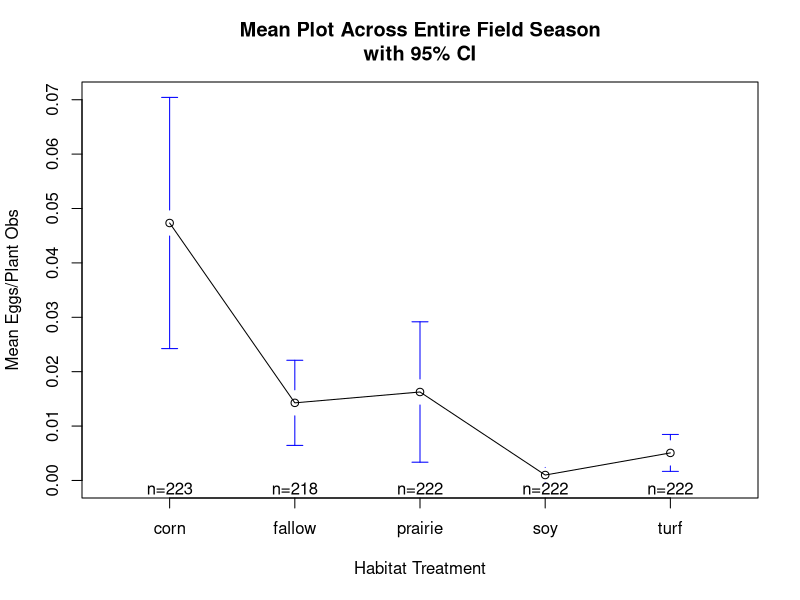
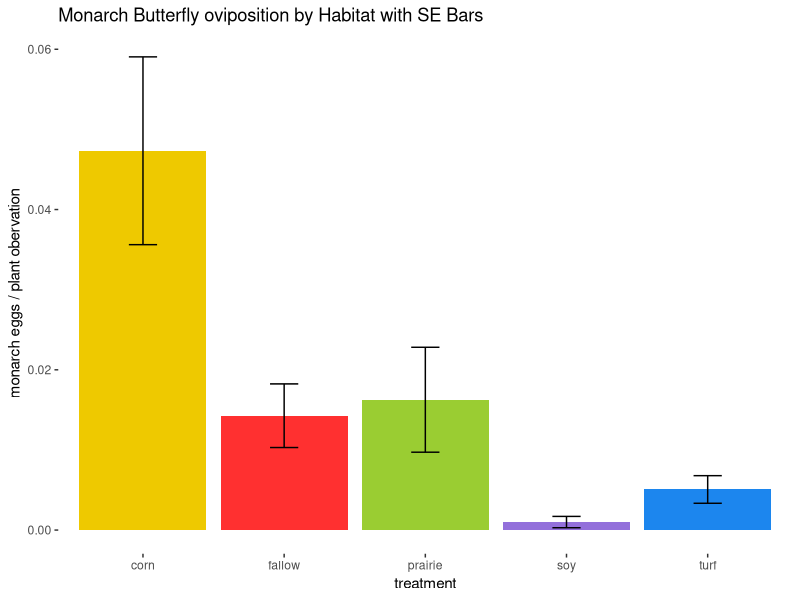
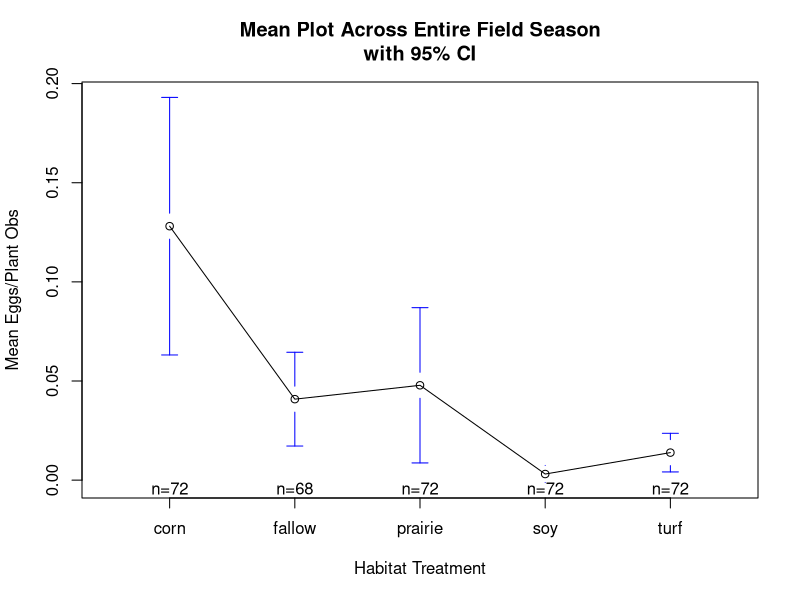

Write the R code that produced these figures, in order. (Note: this script raises an error after producing the figures.)

oviposition<-read.csv(file="oviposition.csv", header=TRUE) #read in oviposition file

oviposition<-na.omit(oviposition) #get rid of na's. There were several incidents when we were unable to count eggs (broken plants, plants were covered by exclosures, etc)

#install and use the ddply function to average across subsamples (individual plants within plant patches)
library(plyr)
oviposition.avg <-ddply(oviposition, .(treatment, date, time, block, deployment), summarize, monarch_eggs.mean=mean(monarch_eggs))

#make block, date, time, deployment into a factor
oviposition.avg$block <- as.factor(oviposition.avg$block)
oviposition.avg$date <- as.factor(oviposition.avg$date)
oviposition.avg$time <- as.factor(oviposition.avg$time)
oviposition.avg$deployment <- as.factor(oviposition.avg$deployment)

#do the anova using glm function
result <- glm(monarch_eggs.mean ~ block + treatment, data=oviposition.avg)
aov(result)
summary(aov(result))
TukeyHSD(aov(result))

#make the mean plot
library(gplots)
plotmeans(monarch_eggs.mean~treatment,xlab="Habitat Treatment",
          ylab="Mean Eggs/Plant Obs", main="Mean Plot Across Entire Field Season\nwith 95% CI", data=oviposition.avg)

#make date and time variables factors
as.factor(oviposition.avg$date)
as.factor(oviposition.avg$time)

#rerun anova with date and time as covariates
result_covariates <- glm(monarch_eggs.mean ~ block + treatment + date + time, data=oviposition.avg)
aov(result_covariates)
summary(aov(result_covariates))
TukeyHSD(aov(result_covariates))
#rerun this with poisson distribution
result_covariates.poisson <- glm(monarch_eggs.mean ~ block + treatment + date + time, data=oviposition.avg, family = poisson())
aov(result_covariates.poisson)
summary(aov(result_covariates.poisson))
TukeyHSD(aov(result_covariates.poisson))

#need to use ddply to compute summary stats for plotting

oviposition.summary<-ddply(oviposition.avg, .(treatment, deployment), summarize,
                           N=length(monarch_eggs.mean),
                           mean=mean(monarch_eggs.mean),
                           sd   = sd(monarch_eggs.mean),
                           se   = sd / sqrt(N) )
oviposition.summary.overall<-ddply(oviposition.avg, .(treatment), summarize,
                           N=length(monarch_eggs.mean),
                           mean=mean(monarch_eggs.mean),
                           sd   = sd(monarch_eggs.mean),
                           se   = sd / sqrt(N) )

head(oviposition.summary)

#make a bar plot with ggplot
library(ggplot2)
# Error bars represent standard error of the mean
#cols is my personalized colour palette.
cols <- c("gold2", "firebrick1", "yellowgreen", "mediumpurple", "dodgerblue2" )
ggplot(oviposition.summary.overall, aes(x=treatment, y=mean, fill=treatment)) + 
  geom_bar(position=position_dodge(), stat="identity", size=.3, fill=cols) +
  geom_errorbar(aes(ymin=mean-se, ymax=mean+se), width=.2, position=position_dodge(.9)) +
  scale_color_manual(values=cols)+
  ylab("monarch eggs / plant obervation" )+
  ggtitle("Monarch Butterfly oviposition by Habitat with SE Bars") +
  theme(panel.background = element_blank())









#Doug asked me to redo the ANOVA with only the third egg check
# this is where the most important separations will be observed- sample sizes were very low in first two
oviposition.deployment3<-subset(oviposition, deployment==3)

#install and use the ddply function to average across subsamples (individual plants within plant patches)
oviposition.deployment3.avg <-ddply(oviposition.deployment3, .(treatment, date, time, block), summarize, 
                                    monarch_eggs.mean=mean(monarch_eggs),
                                    monarch_eggs.sum=sum(monarch_eggs),
                                    nplants=length(monarch_eggs))

#make block, date, and time into a factor
oviposition.deployment3.avg$block <- as.factor(oviposition.deployment3.avg$block)
oviposition.deployment3.avg$date <- as.factor(oviposition.deployment3.avg$date)
oviposition.deployment3.avg$time <- as.factor(oviposition.deployment3.avg$time)

#do the anova using glm function
result.deployment3 <- glm(monarch_eggs.sum ~ block + treatment, offset=nplants, data=oviposition.deployment3.avg)
summary(result.deployment3)
aov(result.deployment3)
summary(aov(result.deployment3))
TukeyHSD(aov(result.deployment3))

#make the mean plot
library(gplots)
plotmeans(monarch_eggs.mean~treatment,xlab="Habitat Treatment",
          ylab="Mean Eggs/Plant Obs", main="Mean Plot Across Entire Field Season\nwith 95% CI", data=oviposition.deployment3.avg)

#make date and time variables factors
oviposition.deployment3.avg$date<-as.factor(oviposition.deployment3.avg$date)
oviposition.deployment3.avg$time<-as.factor(oviposition.deployment3.avg$time)
oviposition.deployment3.avg$block<-as.factor(oviposition.deployment3.avg$block)

#rerun anova with appropriate data as factors, with sum of eggs as response variable
result_covariates.deployment3 <- glm(monarch_eggs.sum ~ block + treatment, offset=nplants, data=oviposition.deployment3.avg)
summary(result_covariates.deployment3)
aov(result_covariates.deployment3)
summary(aov(result_covariates.deployment3))
TukeyHSD(aov(result_covariates.deployment3))
#rerun this with poisson distribution
result_covariates.deployment3.poisson <- glm(monarch_eggs.sum ~ block + treatment, offset=nplants, data=oviposition.deployment3.avg, family = "poisson")
summary(result_covariates.deployment3.poisson)
aov(result_covariates.deployment3.poisson)
summary(aov(result_covariates.deployment3.poisson))
TukeyHSD(aov(result_covariates.deployment3.poisson))
#residual deviance is high. Switch to a negative binomial model
library(pscl)

result_covariates.deployment3.nb <- glm.nb(monarch_eggs.sum ~ block + treatment +offset(nplants), data=oviposition.deployment3.avg)
summary(result_covariates.deployment3.nb)
aov(result_covariates.deployment3.nb)
summary(aov(result_covariates.deployment3.nb))
#need a holm-adjusted t-test here because Tukey doesn't work with NB models

TukeyHSD(aov(result_covariates.deployment3.nb))


#need to use ddply to compute summary stats for plotting

oviposition.deployment3.summary<-ddply(oviposition.deployment3.avg, .(treatment), summarize,
                                       N=length(monarch_eggs.mean),
                                       mean=mean(monarch_eggs.mean),
                                       sd   = sd(monarch_eggs.mean),
                                       se   = sd / sqrt(N) )

head(oviposition.deployment3.summary)

#make a bar plot with ggplot
# Error bars represent standard error of the mean
#cols is my personalized colour palette.
cols <- c("gold2", "firebrick1", "yellowgreen", "mediumpurple", "dodgerblue2" )
ggplot(oviposition.deployment3.summary, aes(x=treatment, y=mean, fill=treatment)) + 
  geom_bar(position=position_dodge(), stat="identity", size=.3, fill=cols) +
  geom_errorbar(aes(ymin=mean-se, ymax=mean+se), width=.2, position=position_dodge(.9)) +
  scale_color_manual(values=cols)+
  ylab("monarch eggs / plant obervation" )+
  ggtitle("Monarch Butterfly oviposition.deployment3 by Habitat with SE Bars") +
  theme(panel.background = element_blank())





#making individual bar plots for deployments 1 & 2
#trying to facet it...
cols <- c("gold2", "firebrick1", "yellowgreen", "mediumpurple", "dodgerblue2" )
ggplot(oviposition.summary, aes(x=treatment, y=mean, fill=treatment)) + 
  geom_bar(position=position_dodge(), stat="identity", size=.3, fill=) +
  geom_errorbar(aes(ymin=mean-se, ymax=mean+se), width=.2, position=position_dodge(.9)) +
  scale_color_manual(values=cols)+
  ylab("monarch eggs / plant obervation" )+
  ggtitle("Monarch Butterfly oviposition by Habitat with SE Bars") +
  theme(panel.background = element_blank())+
  facet_wrap(~deployment)


#doing it the long way...
oviposition.deployment1<-subset(oviposition, deployment==1)
oviposition.deployment2<-subset(oviposition, deployment==2)

#install and use the ddply function to average across subsamples (individual plants within plant patches)
oviposition.deployment1.avg <-ddply(oviposition.deployment1, .(treatment, date, time, block), summarize, monarch_eggs.mean=mean(monarch_eggs))
oviposition.deployment2.avg <-ddply(oviposition.deployment2, .(treatment, date, time, block), summarize, monarch_eggs.mean=mean(monarch_eggs))

#make block, date, and time into a factor
oviposition.deployment1.avg$block <- as.factor(oviposition.deployment1.avg$block)
oviposition.deployment1.avg$date <- as.factor(oviposition.deployment1.avg$date)
oviposition.deployment1.avg$time <- as.factor(oviposition.deployment1.avg$time)

oviposition.deployment2.avg$block <- as.factor(oviposition.deployment2.avg$block)
oviposition.deployment2.avg$date <- as.factor(oviposition.deployment2.avg$date)
oviposition.deployment2.avg$time <- as.factor(oviposition.deployment2.avg$time)

#need to use ddply to compute summary stats for plotting

oviposition.deployment1.summary<-ddply(oviposition.deployment1.avg, .(treatment), summarize,
                                       N=length(monarch_eggs.mean),
                                       mean=mean(monarch_eggs.mean),
                                       sd   = sd(monarch_eggs.mean),
                                       se   = sd / sqrt(N) )

oviposition.deployment2.summary<-ddply(oviposition.deployment2.avg, .(treatment), summarize,
                                       N=length(monarch_eggs.mean),
                                       mean=mean(monarch_eggs.mean),
                                       sd   = sd(monarch_eggs.mean),
                                       se   = sd / sqrt(N) )

#make a bar plot with ggplot
#cols is my personalized colour palette.
cols <- c("gold2", "firebrick1", "yellowgreen", "mediumpurple", "dodgerblue2" )
ggplot(oviposition.deployment1.summary, aes(x=treatment, y=mean, fill=treatment)) + 
  geom_bar(position=position_dodge(), stat="identity", size=.3, fill=cols) +
  scale_color_manual(values=cols)+
  ylab("monarch eggs / plant obervation" )+
  ggtitle("Monarch Butterfly oviposition.deployment1 by Habitat with SE Bars") +
  theme(panel.background = element_blank())

ggplot(oviposition.deployment2.summary, aes(x=treatment, y=mean, fill=treatment)) + 
  geom_bar(position=position_dodge(), stat="identity", size=.3, fill=cols) +
  geom_errorbar(aes(ymin=mean-se, ymax=mean+se), width=.2, position=position_dodge(.9)) +
  scale_color_manual(values=cols)+
  ylab("monarch eggs / plant obervation" )+
  ggtitle("Monarch Butterfly oviposition.deployment2 by Habitat with SE Bars") +
  theme(panel.background = element_blank())


#faceted bar chart!

as.factor(oviposition.summary$deployment)
labels <- c("1" = "June", "2" = "July", "3" = "August") #make labeller

ggplot(oviposition.summary, aes(x=treatment, y=mean, colour=treatment)) + 
  geom_bar(position=position_dodge(), stat="identity", size=.3, fill=cols) +
  geom_errorbar(aes(ymin=mean-se, ymax=mean+se), colour="black", width=.2, position=position_dodge(.9)) +
  scale_color_manual(values=cols)+
  ylab("monarch eggs / plant observation" )+
  ggtitle("Monarch Butterfly oviposition by Habitat with SE Bars") +
  theme(panel.background = element_blank(), axis.text.x = element_blank(),  axis.ticks = element_blank())+
  facet_grid(~deployment, labeller=labeller(deployment = labels))
